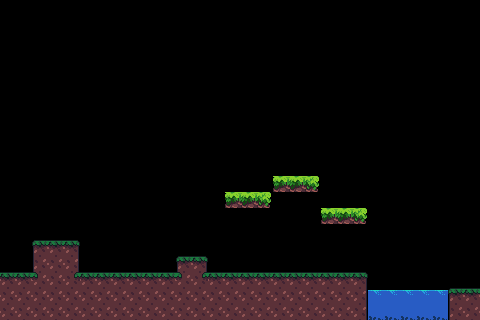

Rendered tile map (Tiled .tmx) drawn with the repository's tilesets; below, a short description and the full map source, tile grids included:
An orthogonal 30x20 tile map with 16x16 px tiles, 1 tile layer (Tile Layer 1), 3 tilesets.

<map version="1.10" tiledversion="1.10.2" orientation="orthogonal" renderorder="right-down" width="30" height="20" tilewidth="16" tileheight="16" infinite="0" nextlayerid="4" nextobjectid="1">
 <tileset firstgid="1" name="ForestTiles" tilewidth="16" tileheight="16" tilecount="84" columns="12">
  <image source="ForestTiles.png" width="192" height="112" />
 </tileset>
 <tileset firstgid="85" name="Assets" tilewidth="16" tileheight="16" tilecount="625" columns="25">
  <image source="Assets.png" width="400" height="400" />
 </tileset>
 <tileset firstgid="710" name="BlueSlimeSpritesheet" tilewidth="16" tileheight="16" tilecount="184" columns="23">
  <image source="Blue Slime Spritesheet.png" width="368" height="128" />
  <tile id="3">
   <animation>
    <frame tileid="3" duration="100" />
    <frame tileid="4" duration="100" />
    <frame tileid="5" duration="100" />
    <frame tileid="6" duration="100" />
    <frame tileid="7" duration="100" />
   </animation>
  </tile>
 </tileset>
 <layer id="1" name="Tile Layer 1" width="30" height="20">
  <data encoding="csv">
0,0,0,0,0,0,0,0,0,0,0,0,0,0,0,0,0,0,0,0,0,0,0,0,0,0,0,0,0,0,
0,0,0,0,0,0,0,0,0,0,0,0,0,0,0,0,0,0,0,0,0,0,0,0,0,0,0,0,0,0,
0,0,0,0,0,0,0,0,0,0,0,0,0,0,0,0,0,0,0,0,0,0,0,0,0,0,0,0,0,0,
0,0,0,0,0,0,0,0,0,0,0,0,0,0,0,0,0,0,0,0,0,0,0,0,0,0,0,0,0,0,
0,0,0,0,0,0,0,0,0,0,0,0,0,0,0,0,0,0,0,0,0,0,0,0,0,0,0,0,0,0,
0,0,0,0,0,0,0,0,0,0,0,0,0,0,0,0,0,0,0,0,0,0,0,0,0,0,0,0,0,0,
0,0,0,0,0,0,0,0,0,0,0,0,0,0,0,0,0,0,0,0,0,0,0,0,0,0,0,0,0,0,
0,0,0,0,0,0,0,0,0,0,0,0,0,0,0,0,0,0,0,0,0,0,0,0,0,0,0,0,0,0,
0,0,0,0,0,0,0,0,0,0,0,0,0,0,0,0,0,0,0,0,0,0,0,0,0,0,0,0,0,0,
0,0,0,0,0,0,0,0,0,0,0,0,0,0,0,0,0,0,0,0,0,0,0,0,0,0,0,0,0,0,
0,0,0,0,0,0,0,0,0,0,0,0,0,0,0,0,0,0,0,0,0,0,0,0,0,0,0,0,0,0,
0,0,0,0,0,0,0,0,0,0,0,0,0,0,0,0,0,87,88,89,0,0,0,0,0,0,0,0,0,0,
0,0,0,0,0,0,0,0,0,0,0,0,0,0,87,88,89,0,0,0,0,0,0,0,0,0,0,0,0,0,
0,0,0,0,0,0,0,0,0,0,0,0,0,0,0,0,0,0,0,0,87,88,89,0,0,0,0,0,0,0,
0,0,0,0,0,0,0,0,0,0,0,0,0,0,0,0,0,0,0,0,0,0,0,0,0,0,0,0,0,0,
0,0,1,2,3,0,0,0,0,0,0,0,0,0,0,0,0,0,0,0,0,0,0,0,0,0,0,0,0,0,
0,0,13,14,15,0,0,0,0,0,0,1,3,0,0,0,0,0,0,0,0,0,0,0,0,0,0,0,0,0,
2,2,19,14,18,2,2,2,2,2,2,19,18,2,2,2,2,2,2,2,2,2,3,0,0,0,0,0,0,0,
14,14,14,14,14,14,14,14,14,14,14,14,14,14,14,14,14,14,14,14,14,14,15,55,55,55,55,55,1,2,
14,14,14,14,14,14,14,14,14,14,14,14,14,14,14,14,14,14,14,14,14,14,15,79,79,79,79,79,13,14
</data>
 </layer>
</map>
